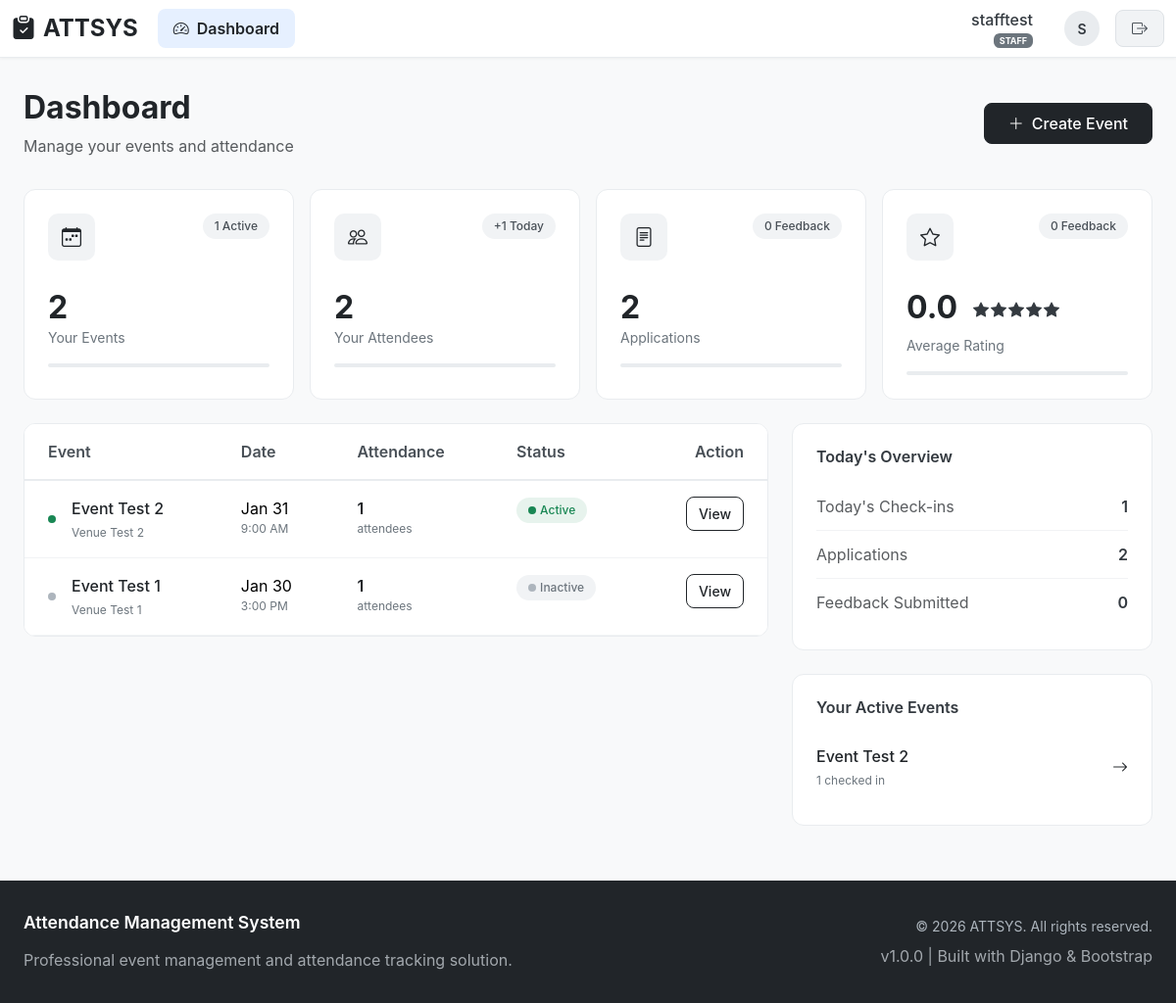
Page /attsys/dashboard/ (signed in) on the earlier database version.
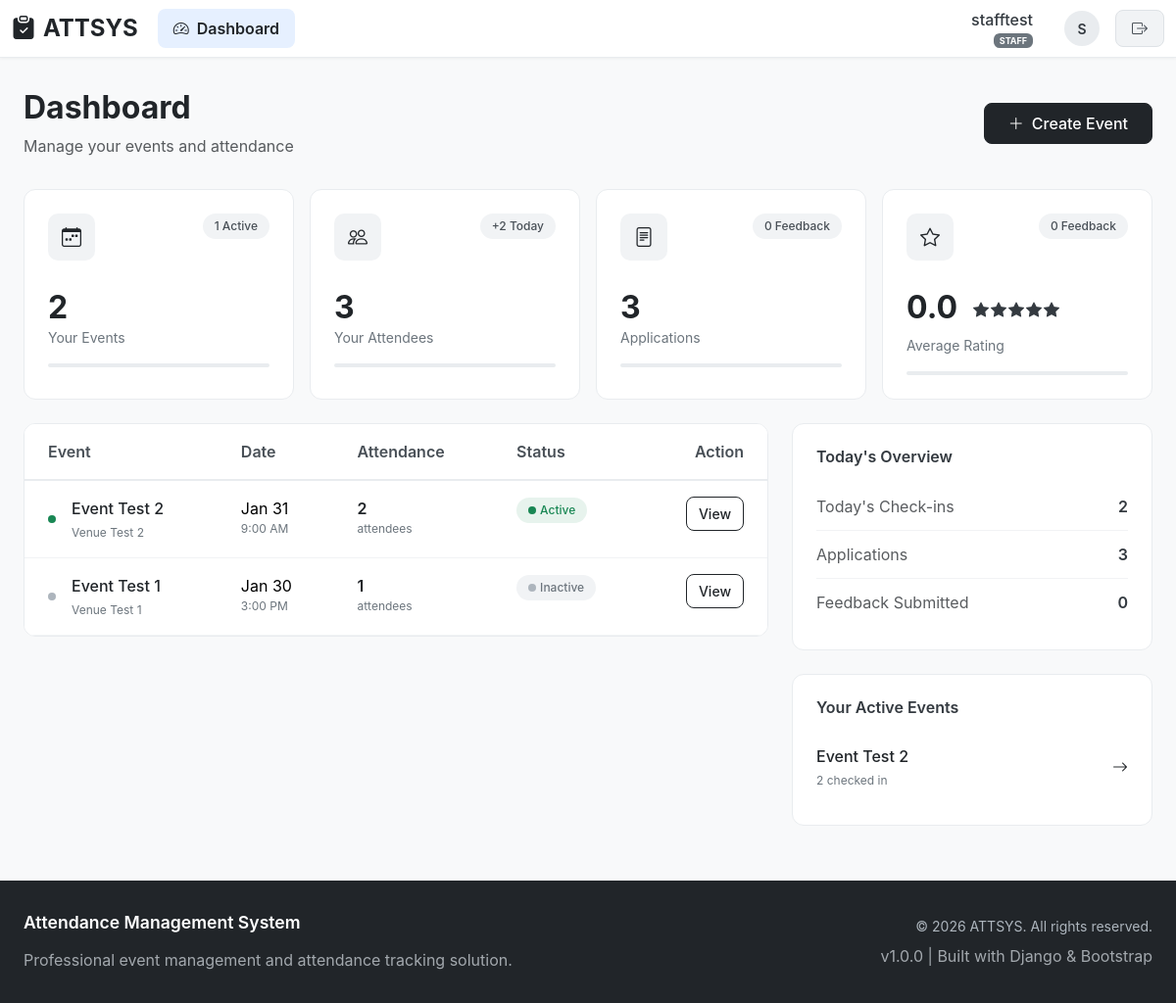
Same page on the later database version.
### attsys/models.py (models this page shows, shortened)
class Event(models.Model):
    STATE_CHOICES = (
        ('KUALA_LUMPUR', 'Kuala Lumpur'),
        ('SELANGOR', 'Selangor'),
        ('JOHOR', 'Johor'),
        ('PENANG', 'Penang'),
        ('PERAK', 'Perak'),
        ('SABAH', 'Sabah'),
        ('SARAWAK', 'Sarawak'),
        ('PAHANG', 'Pahang'),
        ('NEGERI_SEMBILAN', 'Negeri Sembilan'),
        ('KEDAH', 'Kedah'),
        ('KELANTAN', 'Kelantan'),
        ('TERENGGANU', 'Terengganu'),
        ('MELAKA', 'Melaka'),
        ('PERLIS', 'Perlis'),
        ('LABUAN', 'Labuan'),
        ('PUTRAJAYA', 'Putrajaya'),
        ('OTHER', 'Other'),
    )
    title = models.CharField(max_length=200)
    description = models.TextField(blank=True)
    venue = models.CharField(max_length=200)
    state = models.CharField(max_length=50, choices=STATE_CHOICES, default='KUALA_LUMPUR')
    custom_state = models.CharField(
        max_length=100,
        blank=True,
        verbose_name="Other State"
    )
    date = models.DateField()
    start_time = models.TimeField()
    end_time = models.TimeField()
    created_by = models.ForeignKey(
        User,
        on_delete=models.CASCADE,
        related_name='events'
    )
    assigned_staff = models.ManyToManyField(
        settings.AUTH_USER_MODEL,
        blank=True,
        related_name='assigned_events'
    )
    check_in_token = models.UUIDField(default=uuid.uuid4, unique=True)
    is_active = models.BooleanField(default=False)
    created_at = models.DateTimeField(auto_now_add=True)
    updated_at = models.DateTimeField(auto_now=True)
    class Meta:
        ordering = ['-date', '-created_at']

### attsys/views.py (the view)
# urls.py: path('dashboard/', views.dashboard, name='dashboard'),
@login_required
def dashboard(request):
    if not request.user.is_active:
        return redirect('login')
    today = malaysia_now().date()
    if request.user.role == 'ADMIN':
        total_events = Event.objects.count()
        total_attendees = Attendee.objects.count()
        total_staff = User.objects.filter(role='STAFF', is_active=True).count()
        total_feedback = Feedback.objects.count()
        total_applications = Application.objects.count()
        today_checkins = Attendee.objects.filter(
            attended_at__date=today
        ).count()
        active_events = Event.objects.filter(is_active=True).count()
        avg_rating = Feedback.objects.aggregate(Avg('rating'))['rating__avg']
        events = Event.objects.order_by('-created_at')[:10]
        return render(request, 'dashboard.html', {
            'total_events': total_events,
            'total_attendees': total_attendees,
            'total_staff': total_staff,  # Only for admin
            'total_feedback': total_feedback,
            'total_applications': total_applications,
            'today_checkins': today_checkins,
            'active_events': active_events,
            'avg_rating': avg_rating,
            'events': events,
            'is_admin': True  # Add this flag
        })
    else:
        user_events = Event.objects.filter(created_by=request.user)
        total_events = user_events.count()
        total_attendees = Attendee.objects.filter(event__in=user_events).count()
        total_feedback = Feedback.objects.filter(event__in=user_events).count()
        total_applications = Application.objects.filter(event__in=user_events).count()
        today_checkins = Attendee.objects.filter(
            event__in=user_events,
            attended_at__date=today
        ).count()
        active_events = user_events.filter(is_active=True).count()
        avg_rating = Feedback.objects.filter(
            event__in=user_events
        ).aggregate(Avg('rating'))['rating__avg']
        events = user_events.order_by('-created_at')[:10]
        return render(request, 'dashboard.html', {
            'total_events': total_events,
            'total_attendees': total_attendees,
            'total_feedback': total_feedback,
            'total_applications': total_applications,
            'today_checkins': today_checkins,
            'active_events': active_events,
            'avg_rating': avg_rating,
            'events': events,
            'is_admin': False  # Add this flag
        })

### attsys/views.py (called while the page is built)
def malaysia_now():
    return timezone.now() + timedelta(hours=8)

### attsys/templates/dashboard.html (shortened to what the changed rows need)
{% extends 'base.html' %}
{% block content %}
<div class="dashboard-container">
    <div class="page-header">
        <div class="d-flex justify-content-between align-items-center">
            <div>
                <h1 class="h2 fw-bold mb-2 text-dark">Dashboard</h1>
            </div>
        </div>
    </div>
    <div class="row g-3 mb-4">
        <div class="col-xl-3 col-lg-6 col-md-6">
            <div class="stat-card">
                <div class="d-flex justify-content-between align-items-start mb-3">
                    <div class="stat-icon">
                        <i class="bi bi-people"></i>
                    </div>
                    <span class="stat-badge">
                        +{{ today_checkins|default:0 }} Today
                    </span>
                </div>
                <div class="stat-value">{{ total_attendees }}</div>
                <div class="stat-label">
                    {% if user.role == 'ADMIN' %}
                    Total Attendees
                    {% else %}
                    Your Attendees
                    {% endif %}
                </div>
                <div class="progress-thin mt-2">
                </div>
            </div>
        </div>
        {% if user.role == 'ADMIN' %}
        <div class="col-xl-3 col-lg-6 col-md-6">
            <div class="stat-card">
                <div class="d-flex justify-content-between align-items-start mb-3">
                    <div class="stat-icon">
                        <i class="bi bi-person-badge"></i>
                    </div>
                    <a href="{% url 'manage_staff' %}" class="text-decoration-none text-dark fs-8">
                        Manage →
                    </a>
                </div>
                <div class="stat-value">{{ total_staff|default:0 }}</div>
                <div class="stat-label">Staff Members</div>
                <div class="progress-thin mt-2">
                    <div class="progress-bar bg-dark" role="progressbar" style="width: 75%"></div>
                </div>
            </div>
        </div>
        {% else %}
        <div class="col-xl-3 col-lg-6 col-md-6">
            <div class="stat-card">
                <div class="d-flex justify-content-between align-items-start mb-3">
                    <div class="stat-icon">
                        <i class="bi bi-file-text"></i>
                    </div>
                    <span class="stat-badge">
                        {{ total_feedback|default:0 }} Feedback
                    </span>
                </div>
                <div class="stat-value">{{ total_applications|default:0 }}</div>
                <div class="stat-label">Applications</div>
                <div class="progress-thin mt-2">
                </div>
            </div>
        </div>
        {% endif %}
    </div>
    <div class="row">
        <div class="col-lg-8 mb-4">
            <div class="dashboard-section">
                <div class="dashboard-table">
                    <div class="table-responsive">
                        <table class="table table-hover mb-0">
                            <thead>
                                <tr>
                                    <th class="ps-4">Event</th>
                                    <th>Date</th>
                                    <th>Attendance</th>
                                    <th>Status</th>
                                    <th class="pe-4 text-end">Action</th>
                                </tr>
                            </thead>
                            <tbody>
                                {% for event in events %}
                                <tr>
                                    <td class="ps-4">
                                        <div class="d-flex align-items-center">
                                            <div class="event-indicator {% if event.is_active %}indicator-active{% else %}indicator-inactive{% endif %} me-3"></div>
                                            <div>
                                                <div class="event-title">{{ event.title|truncatechars:30 }}</div>
                                                <div class="event-meta">{{ event.venue|truncatechars:25 }}</div>
                                            </div>
                                        </div>
                                    </td>
                                    <td>
                                        <div>{{ event.date|date:"M d" }}</div>
                                        <div class="event-meta">{{ event.start_time|time:"g:i A" }}</div>
                                    </td>
                                    <td>
                                        <div class="attendance-count">{{ event.attendees.count }}</div>
                                        <div class="event-meta">attendees</div>
                                    </td>
                                    <td>
                                        <span class="event-status {% if event.is_active %}status-active{% else %}status-inactive{% endif %}">
                                            <span class="event-indicator {% if event.is_active %}indicator-active{% else %}indicator-inactive{% endif %} me-1"></span>
                                            {% if event.is_active %}Active{% else %}Inactive{% endif %}
                                        </span>
                                    </td>
                                    <td class="pe-4 text-end">
                                        <a href="{% url 'event_detail' event.id %}" class="btn btn-outline-dark btn-action">
                                            View
                                        </a>
                                    </td>
                                </tr>
                                {% endfor %}
                            </tbody>
                        </table>
                    </div>
                </div>
            </div>
        </div>
        <div class="col-lg-4">
            <div class="quick-stats-card mb-4">
                <div class="quick-stat-item">
                    <span class="text-muted">Today's Check-ins</span>
                    <span class="fw-semibold">{{ today_checkins|default:0 }}</span>
                </div>
                <div class="quick-stat-item">
                    <span class="text-muted">Applications</span>
                    <span class="fw-semibold">{{ total_applications|default:0 }}</span>
                </div>
            </div>
            <div class="quick-stats-card">
                {% if active_events > 0 %}
                <ul class="active-events-list">
                    {% for event in events %}
                        {% if event.is_active and forloop.counter <= 3 %}
                        <li class="active-event-item">
                            <div>
                                <div class="event-title">{{ event.title|truncatechars:20 }}</div>
                                <div class="event-meta">{{ event.attendees.count }} checked in</div>
                            </div>
                            <a href="{% url 'event_detail' event.id %}" class="text-decoration-none text-dark">
                                <i class="bi bi-arrow-right"></i>
                            </a>
                        </li>
                        {% endif %}
                    {% endfor %}
                </ul>
                {% else %}
                <div class="empty-state py-3">
                    <i class="bi bi-pause-circle"></i>
                    <p class="mt-2 mb-0 fs-8">No active events</p>
                </div>
                {% endif %}
            </div>
        </div>
    </div>
</div>
{% endblock %}

Differences in the rows shown:
changed Event "Event Test 2": attendees.count "1" → "2"
Other differences:
{{ today_checkins|default:0 }}: "1" → "2"
{{ total_attendees }}: "2" → "3"
{{ total_applications|default:0 }}: "2" → "3"
